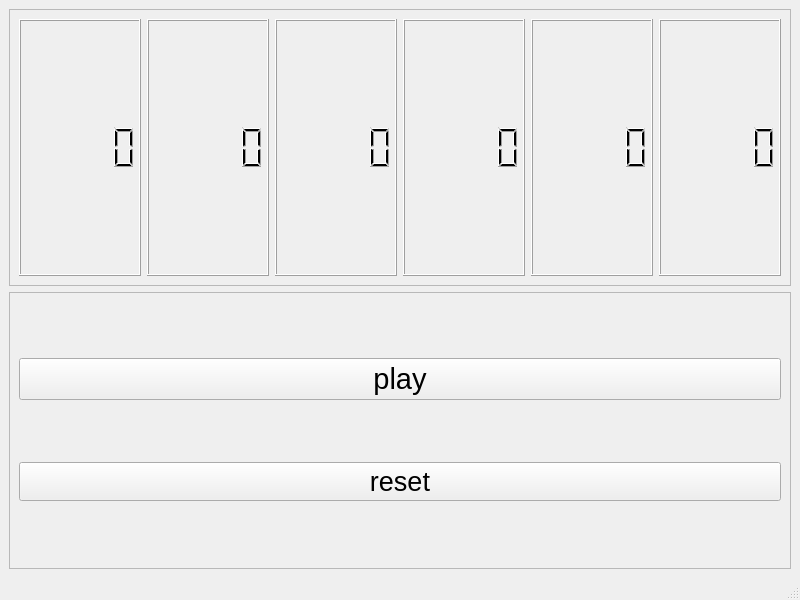
<?xml version="1.0" encoding="UTF-8"?>
<ui version="4.0">
 <class>MainWindow</class>
 <widget class="QMainWindow" name="MainWindow">
  <property name="geometry">
   <rect>
    <x>0</x>
    <y>0</y>
    <width>800</width>
    <height>600</height>
   </rect>
  </property>
  <property name="windowTitle">
   <string>MainWindow</string>
  </property>
  <widget class="QWidget" name="centralwidget">
   <layout class="QVBoxLayout" name="verticalLayout">
    <item>
     <widget class="QFrame" name="frame">
      <property name="frameShape">
       <enum>QFrame::StyledPanel</enum>
      </property>
      <property name="frameShadow">
       <enum>QFrame::Raised</enum>
      </property>
      <layout class="QHBoxLayout" name="horizontalLayout">
       <item>
        <widget class="QLCDNumber" name="hora"/>
       </item>
       <item>
        <widget class="QLCDNumber" name="minuto"/>
       </item>
       <item>
        <widget class="QLCDNumber" name="seg"/>
       </item>
       <item>
        <widget class="QLCDNumber" name="dsec"/>
       </item>
       <item>
        <widget class="QLCDNumber" name="csec"/>
       </item>
       <item>
        <widget class="QLCDNumber" name="msec"/>
       </item>
      </layout>
     </widget>
    </item>
    <item>
     <widget class="QFrame" name="frame_2">
      <property name="frameShape">
       <enum>QFrame::StyledPanel</enum>
      </property>
      <property name="frameShadow">
       <enum>QFrame::Raised</enum>
      </property>
      <layout class="QVBoxLayout" name="verticalLayout_2">
       <item>
        <widget class="QPushButton" name="pushButton">
         <property name="font">
          <font>
           <pointsize>22</pointsize>
          </font>
         </property>
         <property name="text">
          <string>play</string>
         </property>
        </widget>
       </item>
       <item>
        <widget class="QPushButton" name="pushButton_2">
         <property name="font">
          <font>
           <pointsize>20</pointsize>
          </font>
         </property>
         <property name="text">
          <string>reset</string>
         </property>
        </widget>
       </item>
      </layout>
     </widget>
    </item>
   </layout>
  </widget>
  <widget class="QMenuBar" name="menubar">
   <property name="geometry">
    <rect>
     <x>0</x>
     <y>0</y>
     <width>800</width>
     <height>26</height>
    </rect>
   </property>
  </widget>
  <widget class="QStatusBar" name="statusbar"/>
 </widget>
 <resources/>
 <connections/>
</ui>
